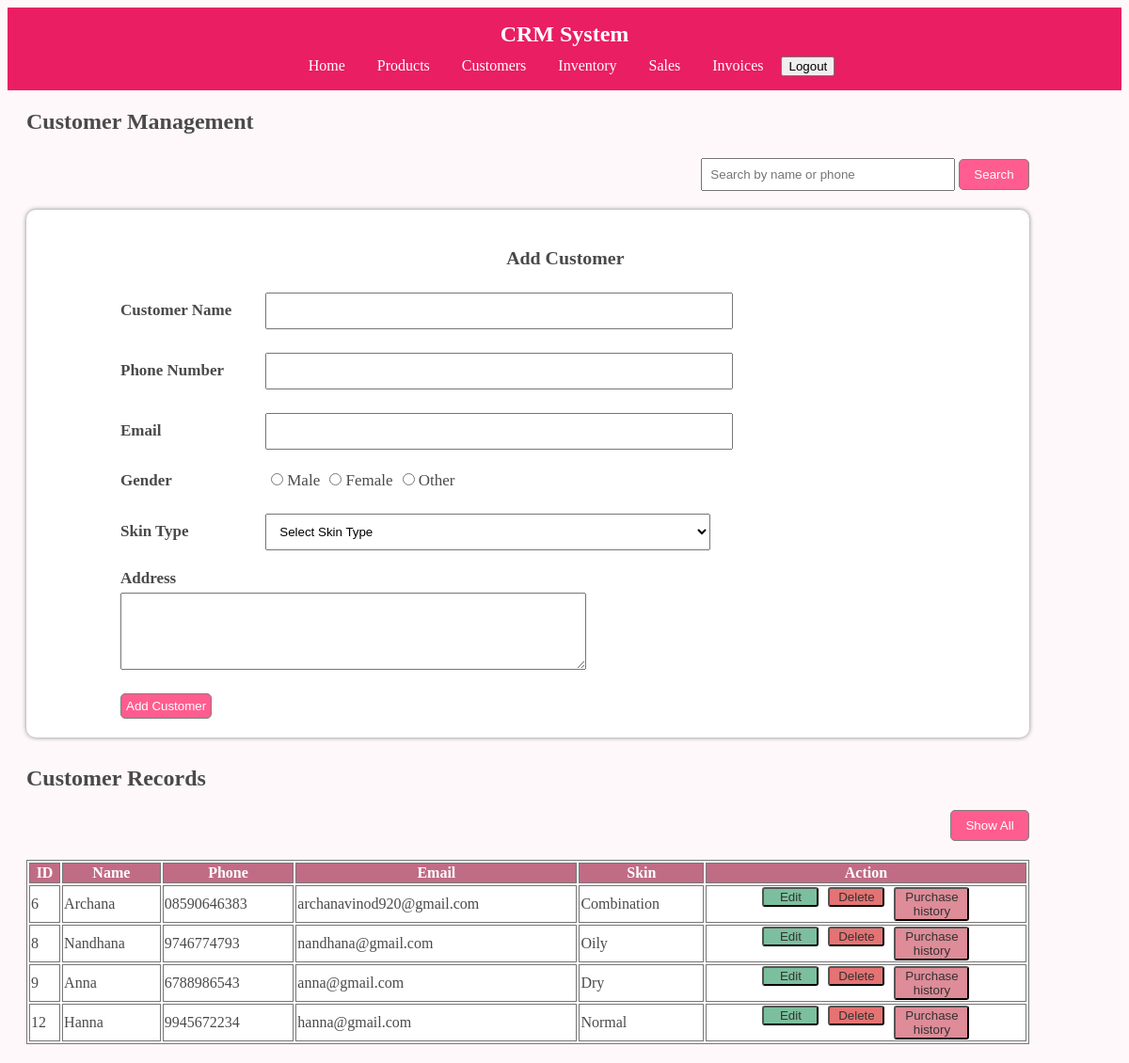
Page /customers on the committed database.
### tables this page shows
CREATE TABLE customers(
    id INTEGER PRIMARY KEY AUTOINCREMENT,
    name TEXT,
    phone TEXT,
    email TEXT,
    gender TEXT,
    skin_type TEXT,
    address TEXT
);

### crm.py (the view)
@app.route('/customers')
def customer():
    conn = sqlite3.connect("beautycrm.db")
    cursor = conn.cursor()
    cursor.execute("SELECT * FROM customers")
    customers = cursor.fetchall()
    conn.close()
    return render_template(
        "cust_manage.html",
        customers=customers
    )

### templates/cust_manage.html (shortened to what this page needs)
<!DOCTYPE html>
<html lang="en">
<head>
    <link rel="stylesheet" href="{{url_for('static',filename='cust_manage.css')}}">
</head>
<body>
    <nav>
        <h2>CRM System</h2>
        <a href="/admin_dashboard">Home</a>
        <a href="/addproduct">Products</a>
        <a href="/customers">Customers</a>
        <a href="/inventory">Inventory</a>
        <a href="sales">Sales</a>
        <a href="invoice">Invoices</a>
        <button onclick="logoutConfirm()">Logout</button>
    </nav>
    <div class="container">
        <h2>Customer Management</h2>
       <form action="/search" method="GET">
        <div class="sbox">
                <input  type="text" name="search" placeholder="Search by name or phone">
                <button type="submit">Search</button>
        </div>
       </form>
        <div class="form-container">
            <h3>Add Customer</h3>
            <form action="/add" method="POST">
                <label>Customer Name</label>
                <input type="text" name="name" ><br><br>
                <label>Phone Number</label>
                <input type="tel" name="phone"><br><br>
                <label>Email</label>
                <input type="email" name="email"><br><br>
                <label>Gender</label>
                <input class="rad" type="radio" name="gender">Male
                <input class="rad" type="radio" name="gender">Female
                <input class="rad" type="radio" name="gender">Other
                <br><br>
                <label>Skin Type</label>
                <select name="skin">
                    <option>Select Skin Type</option>
                </select>
                <br><br>
                <label>Address</label><br>
                <textarea rows="4" name="address"></textarea>
                <br><br>
                <button class="btn" type="submit">Add Customer</button>
            </form>
        </div>
        <h2>Customer Records</h2>
        <div class="sbox">
            <a href="/customers">
                 <button>Show All</button>
            </a>
        </div>
        <table id="customerTable">
            <tr>
                <th>ID</th>
                <th>Name</th>
                <th>Phone</th>
                <th>Email</th>
                <th>Skin</th>
                <th>Action</th>
            </tr>
        {% for customer in customers %}
            <tr>
            <td>{{customer[0]}}</td>
            <td>{{customer[1]}}</td>
            <td>{{customer[2]}}</td>
            <td>{{customer[3]}}</td>
            <td>{{customer[5]}}</td>
            <td class="actbtn">
            <a href="/edit/{{customer[0]}}">
            <button class="ebtn">Edit</button>
            </a>
            <a href="/delete/{{customer[0]}}" onclick="return confirm('Are you sure you want to delete this customer?')">
            <button class="dbtn">Delete</button>
            </a>
            <a href="/history/{{customer[0]}}">
            <button class="history-btn">Purchase history</button>
            </a>
            </td>
            </tr>
        {% endfor %}
        </table>
    </div>
</body>
</html>

### static/cust_manage.css (style rules this page uses)
body { background-color: #FFF8FA; color: #4A4A4A; }
.container { width: 90%; margin: auto; margin: 20px; }
.sbox { text-align: right; margin-bottom: 20px; }
.sbox button { padding: 8px 15px; background-color: #FF5D8F; color: white; border-radius: 5px; border:1px solid gray; }
.sbox input { padding: 8px; width:250px; }
.form-container { font-size: 17px; background:white; padding: 20px; border-radius: 10px; box-shadow: 0px 0px 5px gray; margin-bottom: 30px; padding-left: 100px; }
.form-container h3 { text-align: center; }
label { font-weight: bold; display: inline-block; width: 150px; }
input,select,textarea { width:50%; padding: 10px; margin-top: 5px; }
.rad { width:15px; }
table { width: 100%; background: white; }
table,th,td { border: 1px solid #767676; }
th { background-color: #C06C84; color: white; }
.btn { background-color: #FF5D8F; color: white; border:1px solid gray; padding: 5px; border-radius: 5px; }
.ebtn { background-color: #7CBF9E; color: rgb(52, 50, 50); border-radius: 3px; width:60px; }
.dbtn { background-color: #E57373; color: rgb(52, 50, 50); border-radius: 3px; width:60px; }
.history-btn { background:#dd8c98; color: rgb(52, 50, 50); border-radius: 3px; width:80px; }
.actbtn { display: flex; justify-content: center; gap: 10px; }

### templates/cust_manage.html (style rules this page uses)
nav { background-color:#e91e63; padding:15px; text-align:center; }
nav h2 { color:white; margin:0 0 10px 0; }
nav a { color:white; text-decoration:none; margin:15px; }

### rows in the picture
customers: id "6", name "Archana", phone "08590646383", email "archanavinod920@gmail.com", skin_type "Combination"
customers: id "8", name "Nandhana", phone "9746774793", email "nandhana@gmail.com", skin_type "Oily"
customers: id "9", name "Anna", phone "6788986543", email "anna@gmail.com", skin_type "Dry"
customers: id "12", name "Hanna", phone "9945672234", email "hanna@gmail.com", skin_type "Normal"
